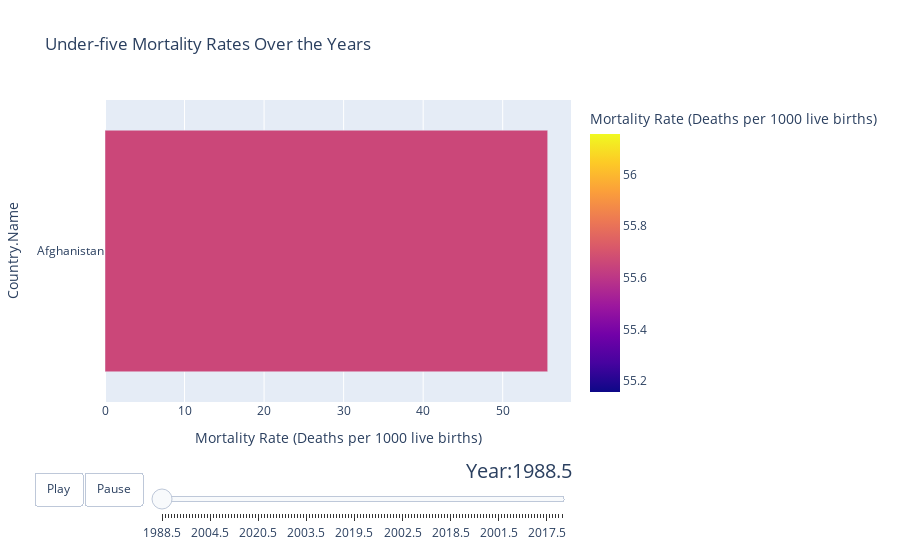

Notebook code for this chart:
### Code cell
df= pd.read_csv('country-medium.csv', encoding='latin-1')
years = df.columns[5:-1]
years = [str(year) for year in years]

# Create animated bar chart
fig_bar = px.bar(df, x='2021.5', y='Country.Name', orientation='h',
                 animation_frame='2021.5',  
                 color='2021.5',
                 title='Under-five Mortality Rates Over the Years',
                 labels={'2021.5': 'Mortality Rate (Deaths per 1000 live births)'})


# Update layout for animation controls
fig_bar.update_layout(updatemenus=[{
    'type': 'buttons',
    'showactive': False,
    'buttons': [
        {'label': 'Play',
         'method': 'animate',
         'args': [None, {'frame': {'duration': 500, 'redraw': True}, 'fromcurrent': True}]},
        {'label': 'Pause',
         'method': 'animate',
         'args': [[None], {'frame': {'duration': 0, 'redraw': True}, 'mode': 'immediate', 'transition': {'duration': 0}}],
        }],
}])

# Add slider for selecting the year
fig_bar.update_layout(sliders=[{
    'active': 0,
    'yanchor': 'top',
    'xanchor': 'left',
    'currentvalue': {
        'font': {'size': 20},
        'prefix': 'Year:',
        'visible': True,
        'xanchor': 'right',
    },
    'transition': {'duration': 300, 'easing': 'cubic-in-out'},
    'pad': {'b': 10, 't': 50},
    'steps': [{
        'args': [
            [year],
            {
                'frame': {'duration': 300, 'redraw': True},
                'mode': 'immediate',
                'transition': {'duration': 300},
            },
        ],
        'label': str(year),
        'method': 'animate',
    } for year in years],
}])

# Show the plot
fig_bar.show()

### Figure 1 — Plotly figure (JSON) as saved in the notebook; plotly's stock layout.template omitted (floating-point values rounded to 4 significant figures; data arrays with more than 128 entries replaced by an {"elided": "..."} marker saying what was removed)
{"data": [{"alignmentgroup": "True", "hovertemplate": "Mortality Rate (Deaths per 1000 live births)=%{marker.color}<br>Country.Name=%{y}<extra></extra>", "legendgroup": "", "marker": {"color": [55.66], "coloraxis": "coloraxis", "pattern": {"shape": ""}}, "name": "", "offsetgroup": "", "orientation": "h", "showlegend": false, "textposition": "auto", "type": "bar", "x": [55.66], "xaxis": "x", "y": ["Afghanistan"], "yaxis": "y"}], "layout": {"barmode": "relative", "coloraxis": {"colorbar": {"title": {"text": "Mortality Rate (Deaths per 1000 live births)"}}, "colorscale": [[0, "#0d0887"], [0.1111, "#46039f"], [0.2222, "#7201a8"], [0.3333, "#9c179e"], [0.4444, "#bd3786"], [0.5556, "#d8576b"], [0.6667, "#ed7953"], [0.7778, "#fb9f3a"], [0.8889, "#fdca26"], [1, "#f0f921"]]}, "legend": {"tracegroupgap": 0}, "sliders": [{"active": 0, "currentvalue": {"font": {"size": 20}, "prefix": "Year:", "visible": true, "xanchor": "right"}, "len": 0.9, "pad": {"b": 10, "t": 50}, "steps": [{"args": [["1988.5"], {"frame": {"duration": 300, "redraw": true}, "mode": "immediate", "transition": {"duration": 300}}], "label": "1988.5", "method": "animate"}, {"args": [["1989.5"], {"frame": {"duration": 300, "redraw": true}, "mode": "immediate", "transition": {"duration": 300}}], "label": "1989.5", "method": "animate"}, {"args": [["1990.5"], {"frame": {"duration": 300, "redraw": true}, "mode": "immediate", "transition": {"duration": 300}}], "label": "1990.5", "method": "animate"}, {"args": [["1991.5"], {"frame": {"duration": 300, "redraw": true}, "mode": "immediate", "transition": {"duration": 300}}], "label": "1991.5", "method": "animate"}, {"args": [["1992.5"], {"frame": {"duration": 300, "redraw": true}, "mode": "immediate", "transition": {"duration": 300}}], "label": "1992.5", "method": "animate"}, {"args": [["1993.5"], {"frame": {"duration": 300, "redraw": true}, "mode": "immediate", "transition": {"duration": 300}}], "label": "1993.5", "method": "animate"}, {"args": [["1994.5"], {"frame": {"duration": 300, "redraw": true}, "mode": "immediate", "transition": {"duration": 300}}], "label": "1994.5", "method": "animate"}, {"args": [["1995.5"], {"frame": {"duration": 300, "redraw": true}, "mode": "immediate", "transition": {"duration": 300}}], "label": "1995.5", "method": "animate"}, {"args": [["1996.5"], {"frame": {"duration": 300, "redraw": true}, "mode": "immediate", "transition": {"duration": 300}}], "label": "1996.5", "method": "animate"}, {"args": [["1997.5"], {"frame": {"duration": 300, "redraw": true}, "mode": "immediate", "transition": {"duration": 300}}], "label": "1997.5", "method": "animate"}, {"args": [["1998.5"], {"frame": {"duration": 300, "redraw": true}, "mode": "immediate", "transition": {"duration": 300}}], "label": "1998.5", "method": "animate"}, {"args": [["1999.5"], {"frame": {"duration": 300, "redraw": true}, "mode": "immediate", "transition": {"duration": 300}}], "label": "1999.5", "method": "animate"}, {"args": [["2000.5"], {"frame": {"duration": 300, "redraw": true}, "mode": "immediate", "transition": {"duration": 300}}], "label": "2000.5", "method": "animate"}, {"args": [["2001.5"], {"frame": {"duration": 300, "redraw": true}, "mode": "immediate", "transition": {"duration": 300}}], "label": "2001.5", "method": "animate"}, {"args": [["2002.5"], {"frame": {"duration": 300, "redraw": true}, "mode": "immediate", "transition": {"duration": 300}}], "label": "2002.5", "method": "animate"}, {"args": [["2003.5"], {"frame": {"duration": 300, "redraw": true}, "mode": "immediate", "transition": {"duration": 300}}], "label": "2003.5", "method": "animate"}, {"args": [["2004.5"], {"frame": {"duration": 300, "redraw": true}, "mode": "immediate", "transition": {"duration": 300}}], "label": "2004.5", "method": "animate"}, {"args": [["2005.5"], {"frame": {"duration": 300, "redraw": true}, "mode": "immediate", "transition": {"duration": 300}}], "label": "2005.5", "method": "animate"}, {"args": [["2006.5"], {"frame": {"duration": 300, "redraw": true}, "mode": "immediate", "transition": {"duration": 300}}], "label": "2006.5", "method": "animate"}, {"args": [["2007.5"], {"frame": {"duration": 300, "redraw": true}, "mode": "immediate", "transition": {"duration": 300}}], "label": "2007.5", "method": "animate"}, {"args": [["2008.5"], {"frame": {"duration": 300, "redraw": true}, "mode": "immediate", "transition": {"duration": 300}}], "label": "2008.5", "method": "animate"}, {"args": [["2009.5"], {"frame": {"duration": 300, "redraw": true}, "mode": "immediate", "transition": {"duration": 300}}], "label": "2009.5", "method": "animate"}, {"args": [["2010.5"], {"frame": {"duration": 300, "redraw": true}, "mode": "immediate", "transition": {"duration": 300}}], "label": "2010.5", "method": "animate"}, {"args": [["2011.5"], {"frame": {"duration": 300, "redraw": true}, "mode": "immediate", "transition": {"duration": 300}}], "label": "2011.5", "method": "animate"}, {"args": [["2012.5"], {"frame": {"duration": 300, "redraw": true}, "mode": "immediate", "transition": {"duration": 300}}], "label": "2012.5", "method": "animate"}, {"args": [["2013.5"], {"frame": {"duration": 300, "redraw": true}, "mode": "immediate", "transition": {"duration": 300}}], "label": "2013.5", "method": "animate"}, {"args": [["2014.5"], {"frame": {"duration": 300, "redraw": true}, "mode": "immediate", "transition": {"duration": 300}}], "label": "2014.5", "method": "animate"}, {"args": [["2015.5"], {"frame": {"duration": 300, "redraw": true}, "mode": "immediate", "transition": {"duration": 300}}], "label": "2015.5", "method": "animate"}, {"args": [["2016.5"], {"frame": {"duration": 300, "redraw": true}, "mode": "immediate", "transition": {"duration": 300}}], "label": "2016.5", "method": "animate"}, {"args": [["2017.5"], {"frame": {"duration": 300, "redraw": true}, "mode": "immediate", "transition": {"duration": 300}}], "label": "2017.5", "method": "animate"}, {"args": [["2018.5"], {"frame": {"duration": 300, "redraw": true}, "mode": "immediate", "transition": {"duration": 300}}], "label": "2018.5", "method": "animate"}, {"args": [["2019.5"], {"frame": {"duration": 300, "redraw": true}, "mode": "immediate", "transition": {"duration": 300}}], "label": "2019.5", "method": "animate"}, {"args": [["2020.5"], {"frame": {"duration": 300, "redraw": true}, "mode": "immediate", "transition": {"duration": 300}}], "label": "2020.5", "method": "animate"}, {"args": [["1988.5"], {"frame": {"duration": 300, "redraw": true}, "mode": "immediate", "transition": {"duration": 300}}], "label": "1988.5", "method": "animate"}, {"args": [["1989.5"], {"frame": {"duration": 300, "redraw": true}, "mode": "immediate", "transition": {"duration": 300}}], "label": "1989.5", "method": "animate"}, {"args": [["1990.5"], {"frame": {"duration": 300, "redraw": true}, "mode": "immediate", "transition": {"duration": 300}}], "label": "1990.5", "method": "animate"}, {"args": [["1991.5"], {"frame": {"duration": 300, "redraw": true}, "mode": "immediate", "transition": {"duration": 300}}], "label": "1991.5", "method": "animate"}, {"args": [["1992.5"], {"frame": {"duration": 300, "redraw": true}, "mode": "immediate", "transition": {"duration": 300}}], "label": "1992.5", "method": "animate"}, {"args": [["1993.5"], {"frame": {"duration": 300, "redraw": true}, "mode": "immediate", "transition": {"duration": 300}}], "label": "1993.5", "method": "animate"}, {"args": [["1994.5"], {"frame": {"duration": 300, "redraw": true}, "mode": "immediate", "transition": {"duration": 300}}], "label": "1994.5", "method": "animate"}, {"args": [["1995.5"], {"frame": {"duration": 300, "redraw": true}, "mode": "immediate", "transition": {"duration": 300}}], "label": "1995.5", "method": "animate"}, {"args": [["1996.5"], {"frame": {"duration": 300, "redraw": true}, "mode": "immediate", "transition": {"duration": 300}}], "label": "1996.5", "method": "animate"}, {"args": [["1997.5"], {"frame": {"duration": 300, "redraw": true}, "mode": "immediate", "transition": {"duration": 300}}], "label": "1997.5", "method": "animate"}, {"args": [["1998.5"], {"frame": {"duration": 300, "redraw": true}, "mode": "immediate", "transition": {"duration": 300}}], "label": "1998.5", "method": "animate"}, {"args": [["1999.5"], {"frame": {"duration": 300, "redraw": true}, "mode": "immediate", "transition": {"duration": 300}}], "label": "1999.5", "method": "animate"}, {"args": [["2000.5"], {"frame": {"duration": 300, "redraw": true}, "mode": "immediate", "transition": {"duration": 300}}], "label": "2000.5", "method": "animate"}, {"args": [["2001.5"], {"frame": {"duration": 300, "redraw": true}, "mode": "immediate", "transition": {"duration": 300}}], "label": "2001.5", "method": "animate"}, {"args": [["2002.5"], {"frame": {"duration": 300, "redraw": true}, "mode": "immediate", "transition": {"duration": 300}}], "label": "2002.5", "method": "animate"}, {"args": [["2003.5"], {"frame": {"duration": 300, "redraw": true}, "mode": "immediate", "transition": {"duration": 300}}], "label": "2003.5", "method": "animate"}, {"args": [["2004.5"], {"frame": {"duration": 300, "redraw": true}, "mode": "immediate", "transition": {"duration": 300}}], "label": "2004.5", "method": "animate"}, {"args": [["2005.5"], {"frame": {"duration": 300, "redraw": true}, "mode": "immediate", "transition": {"duration": 300}}], "label": "2005.5", "method": "animate"}, {"args": [["2006.5"], {"frame": {"duration": 300, "redraw": true}, "mode": "immediate", "transition": {"duration": 300}}], "label": "2006.5", "method": "animate"}, {"args": [["2007.5"], {"frame": {"duration": 300, "redraw": true}, "mode": "immediate", "transition": {"duration": 300}}], "label": "2007.5", "method": "animate"}, {"args": [["2008.5"], {"frame": {"duration": 300, "redraw": true}, "mode": "immediate", "transition": {"duration": 300}}], "label": "2008.5", "method": "animate"}, {"args": [["2009.5"], {"frame": {"duration": 300, "redraw": true}, "mode": "immediate", "transition": {"duration": 300}}], "label": "2009.5", "method": "animate"}, {"args": [["2010.5"], {"frame": {"duration": 300, "redraw": true}, "mode": "immediate", "transition": {"duration": 300}}], "label": "2010.5", "method": "animate"}, {"args": [["2011.5"], {"frame": {"duration": 300, "redraw": true}, "mode": "immediate", "transition": {"duration": 300}}], "label": "2011.5", "method": "animate"}, {"args": [["2012.5"], {"frame": {"duration": 300, "redraw": true}, "mode": "immediate", "transition": {"duration": 300}}], "label": "2012.5", "method": "animate"}, {"args": [["2013.5"], {"frame": {"duration": 300, "redraw": true}, "mode": "immediate", "transition": {"duration": 300}}], "label": "2013.5", "method": "animate"}, {"args": [["2014.5"], {"frame": {"duration": 300, "redraw": true}, "mode": "immediate", "transition": {"duration": 300}}], "label": "2014.5", "method": "animate"}, {"args": [["2015.5"], {"frame": {"duration": 300, "redraw": true}, "mode": "immediate", "transition": {"duration": 300}}], "label": "2015.5", "method": "animate"}, {"args": [["2016.5"], {"frame": {"duration": 300, "redraw": true}, "mode": "immediate", "transition": {"duration": 300}}], "label": "2016.5", "method": "animate"}, {"args": [["2017.5"], {"frame": {"duration": 300, "redraw": true}, "mode": "immediate", "transition": {"duration": 300}}], "label": "2017.5", "method": "animate"}, {"args": [["2018.5"], {"frame": {"duration": 300, "redraw": true}, "mode": "immediate", "transition": {"duration": 300}}], "label": "2018.5", "method": "animate"}, {"args": [["2019.5"], {"frame": {"duration": 300, "redraw": true}, "mode": "immediate", "transition": {"duration": 300}}], "label": "2019.5", "method": "animate"}, {"args": [["2020.5"], {"frame": {"duration": 300, "redraw": true}, "mode": "immediate", "transition": {"duration": 300}}], "label": "2020.5", "method": "animate"}, {"args": [["1988.5"], {"frame": {"duration": 300, "redraw": true}, "mode": "immediate", "transition": {"duration": 300}}], "label": "1988.5", "method": "animate"}, {"args": [["1989.5"], {"frame": {"duration": 300, "redraw": true}, "mode": "immediate", "transition": {"duration": 300}}], "label": "1989.5", "method": "animate"}, {"args": [["1990.5"], {"frame": {"duration": 300, "redraw": true}, "mode": "immediate", "transition": {"duration": 300}}], "label": "1990.5", "method": "animate"}, {"args": [["1991.5"], {"frame": {"duration": 300, "redraw": true}, "mode": "immediate", "transition": {"duration": 300}}], "label": "1991.5", "method": "animate"}, {"args": [["1992.5"], {"frame": {"duration": 300, "redraw": true}, "mode": "immediate", "transition": {"duration": 300}}], "label": "1992.5", "method": "animate"}, {"args": [["1993.5"], {"frame": {"duration": 300, "redraw": true}, "mode": "immediate", "transition": {"duration": 300}}], "label": "1993.5", "method": "animate"}, {"args": [["1994.5"], {"frame": {"duration": 300, "redraw": true}, "mode": "immediate", "transition": {"duration": 300}}], "label": "1994.5", "method": "animate"}, {"args": [["1995.5"], {"frame": {"duration": 300, "redraw": true}, "mode": "immediate", "transition": {"duration": 300}}], "label": "1995.5", "method": "animate"}, {"args": [["1996.5"], {"frame": {"duration": 300, "redraw": true}, "mode": "immediate", "transition": {"duration": 300}}], "label": "1996.5", "method": "animate"}, {"args": [["1997.5"], {"frame": {"duration": 300, "redraw": true}, "mode": "immediate", "transition": {"duration": 300}}], "label": "1997.5", "method": "animate"}, {"args": [["1998.5"], {"frame": {"duration": 300, "redraw": true}, "mode": "immediate", "transition": {"duration": 300}}], "label": "1998.5", "method": "animate"}, {"args": [["1999.5"], {"frame": {"duration": 300, "redraw": true}, "mode": "immediate", "transition": {"duration": 300}}], "label": "1999.5", "method": "animate"}, {"args": [["2000.5"], {"frame": {"duration": 300, "redraw": true}, "mode": "immediate", "transition": {"duration": 300}}], "label": "2000.5", "method": "animate"}, {"args": [["2001.5"], {"frame": {"duration": 300, "redraw": true}, "mode": "immediate", "transition": {"duration": 300}}], "label": "2001.5", "method": "animate"}, {"args": [["2002.5"], {"frame": {"duration": 300, "redraw": true}, "mode": "immediate", "transition": {"duration": 300}}], "label": "2002.5", "method": "animate"}, {"args": [["2003.5"], {"frame": {"duration": 300, "redraw": true}, "mode": "immediate", "transition": {"duration": 300}}], "label": "2003.5", "method": "animate"}, {"args": [["2004.5"], {"frame": {"duration": 300, "redraw": true}, "mode": "immediate", "transition": {"duration": 300}}], "label": "2004.5", "method": "animate"}, {"args": [["2005.5"], {"frame": {"duration": 300, "redraw": true}, "mode": "immediate", "transition": {"duration": 300}}], "label": "2005.5", "method": "animate"}, {"args": [["2006.5"], {"frame": {"duration": 300, "redraw": true}, "mode": "immediate", "transition": {"duration": 300}}], "label": "2006.5", "method": "animate"}, {"args": [["2007.5"], {"frame": {"duration": 300, "redraw": true}, "mode": "immediate", "transition": {"duration": 300}}], "label": "2007.5", "method": "animate"}, {"args": [["2008.5"], {"frame": {"duration": 300, "redraw": true}, "mode": "immediate", "transition": {"duration": 300}}], "label": "2008.5", "method": "animate"}, {"args": [["2009.5"], {"frame": {"duration": 300, "redraw": true}, "mode": "immediate", "transition": {"duration": 300}}], "label": "2009.5", "method": "animate"}, {"args": [["2010.5"], {"frame": {"duration": 300, "redraw": true}, "mode": "immediate", "transition": {"duration": 300}}], "label": "2010.5", "method": "animate"}, {"args": [["2011.5"], {"frame": {"duration": 300, "redraw": true}, "mode": "immediate", "transition": {"duration": 300}}], "label": "2011.5", "method": "animate"}, {"args": [["2012.5"], {"frame": {"duration": 300, "redraw": true}, "mode": "immediate", "transition": {"duration": 300}}], "label": "2012.5", "method": "animate"}, {"args": [["2013.5"], {"frame": {"duration": 300, "redraw": true}, "mode": "immediate", "transition": {"duration": 300}}], "label": "2013.5", "method": "animate"}, {"args": [["2014.5"], {"frame": {"duration": 300, "redraw": true}, "mode": "immediate", "transition": {"duration": 300}}], "label": "2014.5", "method": "animate"}, {"args": [["2015.5"], {"frame": {"duration": 300, "redraw": true}, "mode": "immediate", "transition": {"duration": 300}}], "label": "2015.5", "method": "animate"}, {"args": [["2016.5"], {"frame": {"duration": 300, "redraw": true}, "mode": "immediate", "transition": {"duration": 300}}], "label": "2016.5", "method": "animate"}, {"args": [["2017.5"], {"frame": {"duration": 300, "redraw": true}, "mode": "immediate", "transition": {"duration": 300}}], "label": "2017.5", "method": "animate"}, {"args": [["2018.5"], {"frame": {"duration": 300, "redraw": true}, "mode": "immediate", "transition": {"duration": 300}}], "label": "2018.5", "method": "animate"}, {"args": [["2019.5"], {"frame": {"duration": 300, "redraw": true}, "mode": "immediate", "transition": {"duration": 300}}], "label": "2019.5", "method": "animate"}, {"args": [["2020.5"], {"frame": {"duration": 300, "redraw": true}, "mode": "immediate", "transition": {"duration": 300}}], "label": "2020.5", "method": "animate"}, {"args": [["1988.5"], {"frame": {"duration": 300, "redraw": true}, "mode": "immediate", "transition": {"duration": 300}}], "label": "1988.5", "method": "animate"}, {"args": [["1989.5"], {"frame": {"duration": 300, "redraw": true}, "mode": "immediate", "transition": {"duration": 300}}], "label": "1989.5", "method": "animate"}, {"args": [["1990.5"], {"frame": {"duration": 300, "redraw": true}, "mode": "immediate", "transition": {"duration": 300}}], "label": "1990.5", "method": "animate"}, {"args": [["1991.5"], {"frame": {"duration": 300, "redraw": true}, "mode": "immediate", "transition": {"duration": 300}}], "label": "1991.5", "method": "animate"}, {"args": [["1992.5"], {"frame": {"duration": 300, "redraw": true}, "mode": "immediate", "transition": {"duration": 300}}], "label": "1992.5", "method": "animate"}, {"args": [["1993.5"], {"frame": {"duration": 300, "redraw": true}, "mode": "immediate", "transition": {"duration": 300}}], "label": "1993.5", "method": "animate"}, {"args": [["1994.5"], {"frame": {"duration": 300, "redraw": true}, "mode": "immediate", "transition": {"duration": 300}}], "label": "1994.5", "method": "animate"}, {"args": [["1995.5"], {"frame": {"duration": 300, "redraw": true}, "mode": "immediate", "transition": {"duration": 300}}], "label": "1995.5", "method": "animate"}, {"args": [["1996.5"], {"frame": {"duration": 300, "redraw": true}, "mode": "immediate", "transition": {"duration": 300}}], "label": "1996.5", "method": "animate"}, {"args": [["1997.5"], {"frame": {"duration": 300, "redraw": true}, "mode": "immediate", "transition": {"duration": 300}}], "label": "1997.5", "method": "animate"}, {"args": [["1998.5"], {"frame": {"duration": 300, "redraw": true}, "mode": "immediate", "transition": {"duration": 300}}], "label": "1998.5", "method": "animate"}, {"args": [["1999.5"], {"frame": {"duration": 300, "redraw": true}, "mode": "immediate", "transition": {"duration": 300}}], "label": "1999.5", "method": "animate"}, {"args": [["2000.5"], {"frame": {"duration": 300, "redraw": true}, "mode": "immediate", "transition": {"duration": 300}}], "label": "2000.5", "method": "animate"}, {"args": [["2001.5"], {"frame": {"duration": 300, "redraw": true}, "mode": "immediate", "transition": {"duration": 300}}], "label": "2001.5", "method": "animate"}, {"args": [["2002.5"], {"frame": {"duration": 300, "redraw": true}, "mode": "immediate", "transition": {"duration": 300}}], "label": "2002.5", "method": "animate"}, {"args": [["2003.5"], {"frame": {"duration": 300, "redraw": true}, "mode": "immediate", "transition": {"duration": 300}}], "label": "2003.5", "method": "animate"}, {"args": [["2004.5"], {"frame": {"duration": 300, "redraw": true}, "mode": "immediate", "transition": {"duration": 300}}], "label": "2004.5", "method": "animate"}, {"args": [["2005.5"], {"frame": {"duration": 300, "redraw": true}, "mode": "immediate", "transition": {"duration": 300}}], "label": "2005.5", "method": "animate"}, {"args": [["2006.5"], {"frame": {"duration": 300, "redraw": true}, "mode": "immediate", "transition": {"duration": 300}}], "label": "2006.5", "method": "animate"}, {"args": [["2007.5"], {"frame": {"duration": 300, "redraw": true}, "mode": "immediate", "transition": {"duration": 300}}], "label": "2007.5", "method": "animate"}, {"args": [["2008.5"], {"frame": {"duration": 300, "redraw": true}, "mode": "immediate", "transition": {"duration": 300}}], "label": "2008.5", "method": "animate"}, {"args": [["2009.5"], {"frame": {"duration": 300, "redraw": true}, "mode": "immediate", "transition": {"duration": 300}}], "label": "2009.5", "method": "animate"}, {"args": [["2010.5"], {"frame": {"duration": 300, "redraw": true}, "mode": "immediate", "transition": {"duration": 300}}], "label": "2010.5", "method": "animate"}, {"args": [["2011.5"], {"frame": {"duration": 300, "redraw": true}, "mode": "immediate", "transition": {"duration": 300}}], "label": "2011.5", "method": "animate"}, {"args": [["2012.5"], {"frame": {"duration": 300, "redraw": true}, "mode": "immediate", "transition": {"duration": 300}}], "label": "2012.5", "method": "animate"}, {"args": [["2013.5"], {"frame": {"duration": 300, "redraw": true}, "mode": "immediate", "transition": {"duration": 300}}], "label": "2013.5", "method": "animate"}, {"args": [["2014.5"], {"frame": {"duration": 300, "redraw": true}, "mode": "immediate", "transition": {"duration": 300}}], "label": "2014.5", "method": "animate"}, {"args": [["2015.5"], {"frame": {"duration": 300, "redraw": true}, "mode": "immediate", "transition": {"duration": 300}}], "label": "2015.5", "method": "animate"}, {"args": [["2016.5"], {"frame": {"duration": 300, "redraw": true}, "mode": "immediate", "transition": {"duration": 300}}], "label": "2016.5", "method": "animate"}, {"args": [["2017.5"], {"frame": {"duration": 300, "redraw": true}, "mode": "immediate", "transition": {"duration": 300}}], "label": "2017.5", "method": "animate"}, {"args": [["2018.5"], {"frame": {"duration": 300, "redraw": true}, "mode": "immediate", "transition": {"duration": 300}}], "label": "2018.5", "method": "animate"}, {"args": [["2019.5"], {"frame": {"duration": 300, "redraw": true}, "mode": "immediate", "transition": {"duration": 300}}], "label": "2019.5", "method": "animate"}, {"args": [["2020.5"], {"frame": {"duration": 300, "redraw": true}, "mode": "immediate", "transition": {"duration": 300}}], "label": "2020.5", "method": "animate"}, {"args": [["1988.5"], {"frame": {"duration": 300, "redraw": true}, "mode": "immediate", "transition": {"duration": 300}}], "label": "1988.5", "method": "animate"}, {"args": [["1989.5"], {"frame": {"duration": 300, "redraw": true}, "mode": "immediate", "transition": {"duration": 300}}], "label": "1989.5", "method": "animate"}], "transition": {"duration": 300, "easing": "cubic-in-out"}, "x": 0.1, "xanchor": "left", "y": 0, "yanchor": "top"}], "title": {"text": "Under-five Mortality Rates Over the Years"}, "updatemenus": [{"buttons": [{"args": [null, {"frame": {"duration": 500, "redraw": true}, "fromcurrent": true}], "label": "Play", "method": "animate"}, {"args": [[null], {"frame": {"duration": 0, "redraw": true}, "mode": "immediate", "transition": {"duration": 0}}], "label": "Pause", "method": "animate"}], "direction": "left", "pad": {"r": 10, "t": 70}, "showactive": false, "type": "buttons", "x": 0.1, "xanchor": "right", "y": 0, "yanchor": "top"}], "xaxis": {"anchor": "y", "categoryarray": {"elided": "134 float values"}, "categoryorder": "array", "domain": [0, 1], "title": {"text": "Mortality Rate (Deaths per 1000 live births)"}}, "yaxis": {"anchor": "x", "domain": [0, 1], "title": {"text": "Country.Name"}}}}
